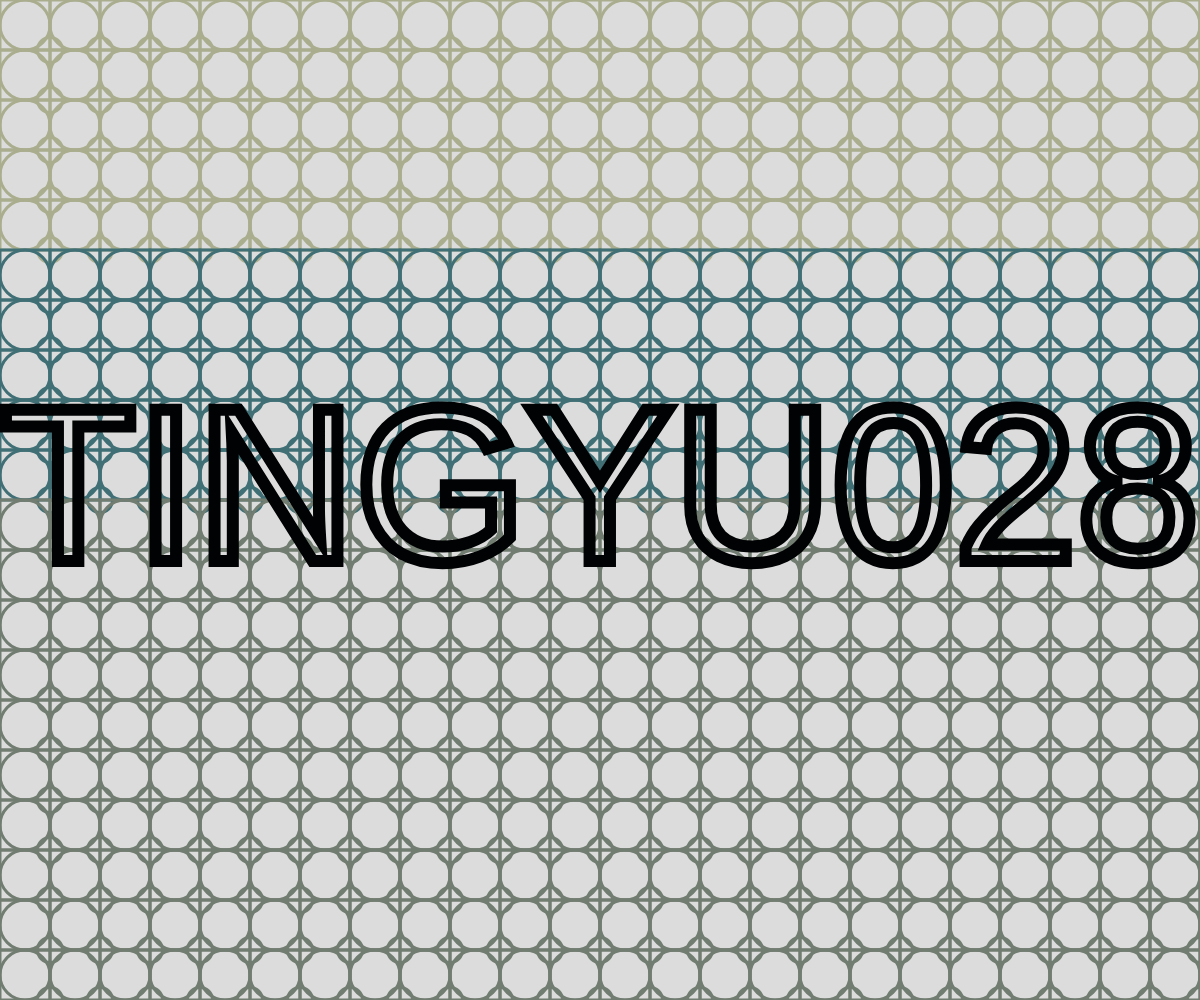
Frame 1 (no input)
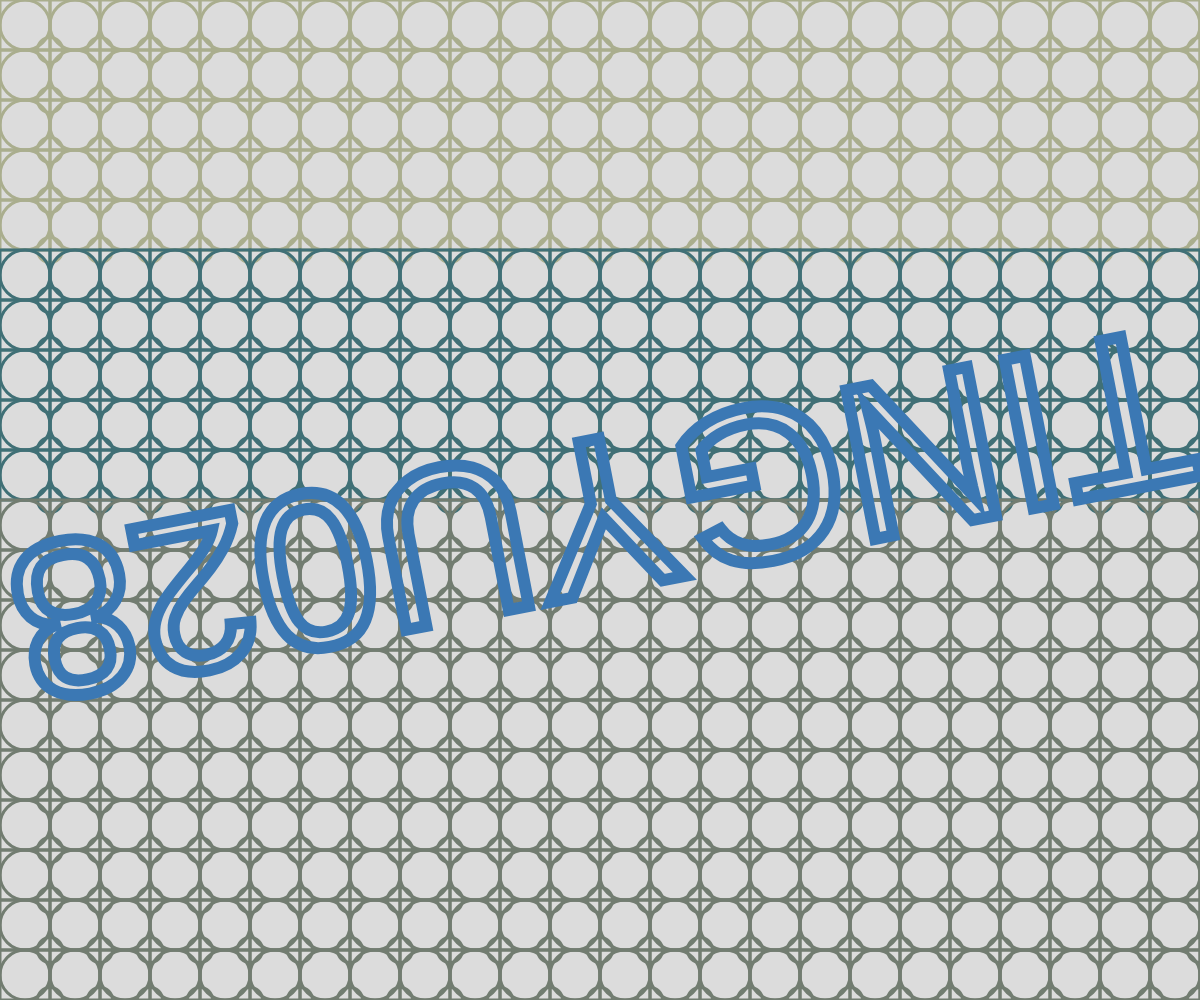
Frame 60 (no input)
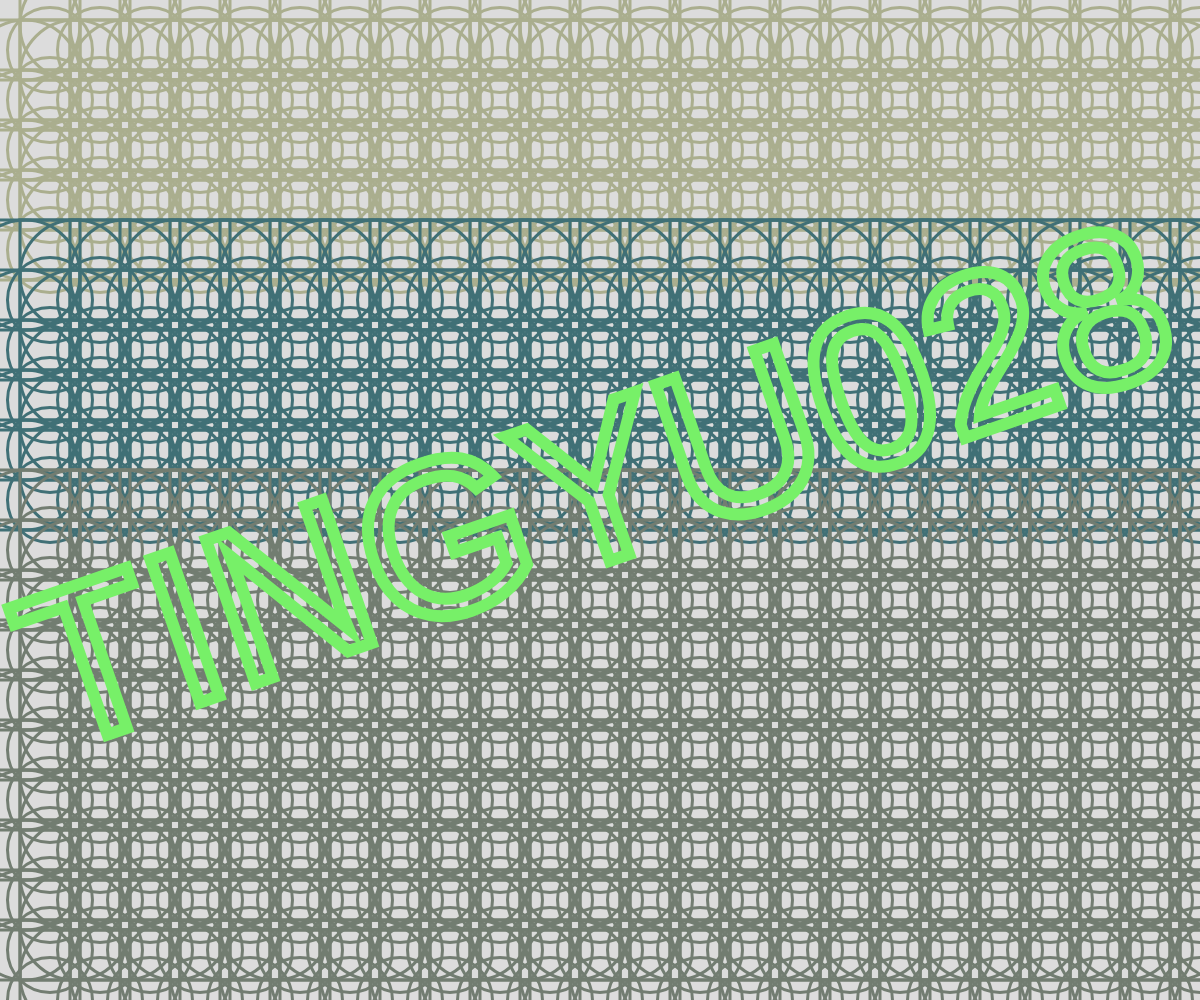
Frame 120 (the mouse pressed at the canvas centre since frame 60)

The p5.js sketch that drew these frames (run headless with seeded random() and noise() and a simulated clock; from frame 60 on, the mouse is pressed at the canvas centre):

// p5.js sketch
// ── sketch.js
let angle = 0;
let r = 255, g = 0, b = 0;

function setup() {
  createCanvas(windowWidth, windowHeight);
  background("#dde5b6");
}

function draw() {
  background(220);
  rectMode(CENTER);
  noFill();
  stroke("#adc178");
  strokeWeight(3);

  let rect_width = 50 + mouseX / 10;
  let bc_width = 50 + mouseX / 10;
  let sc_width = 25 + mouseX / 10;

  for (let j = 0; j < 20; j++) {
    for (let i = 0; i < 40; i++) {

      if (j < 5) {
        stroke("#aaae8e");
      } else if (j < 10) {
        stroke("#407076");
      } else {
        stroke("#727d71");
      }
      
      ellipse(25 + 50 * i, 25 + 50 * j, bc_width);
      rect(25 + 50 * i, 25 + 50 * j, rect_width);
      ellipse(50 + 50 * i, 50 + 50 * j, sc_width);
    }
  }

  // 更新 RGB 顏色值
  r = (r + 1) % 256;
  g = (g + 2) % 256;
  b = (b + 3) % 256;

  // 設定文字顏色為中空且外框變色
  noFill();
  stroke(r, g, b);
  strokeWeight(12);

  textSize(220);
  textAlign(CENTER, CENTER);
  
  push();
  translate(width / 2, height / 2);
  rotate(angle);
  text('TINGYU028', 0, 0);
  pop();

  // 增加旋轉角度
  angle += 0.05;
}
